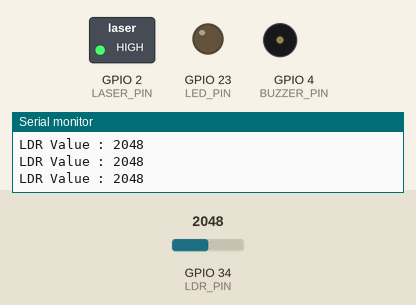
The sketch below on a simulated ESP32. Shown: switched loads named in the sketch (green lamp = pin HIGH), output pins drawn as LEDs (lit = HIGH), buzzer (waves = sounding), the last lines printed to the serial monitor. Inputs (shaded band) come from the test bench; at power-on: GPIO 34 (LDR_PIN) = 2048.

Above: at 1.2 s.
1.3 s: GPIO 34 (LDR_PIN) set to 577
2.8 s: GPIO 34 (LDR_PIN) set to 503
At 3.6 s:
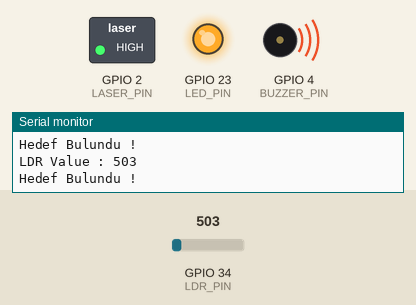
4.3 s: GPIO 34 (LDR_PIN) set to 590
At 4.9 s:
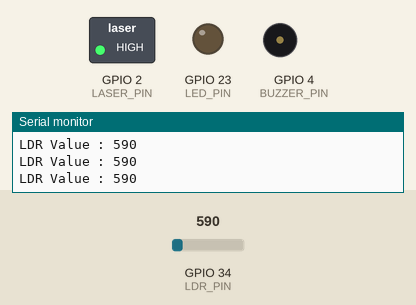
5.8 s: GPIO 34 (LDR_PIN) set to 510
At 6.2 s:
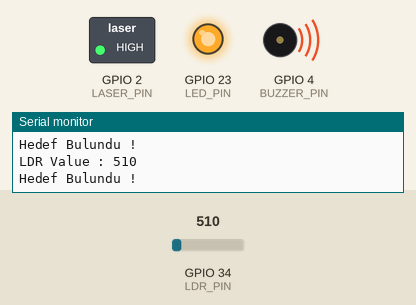
Timing chart, 0 to 8.3 s (numbered marks = the images above; inputs shaded):
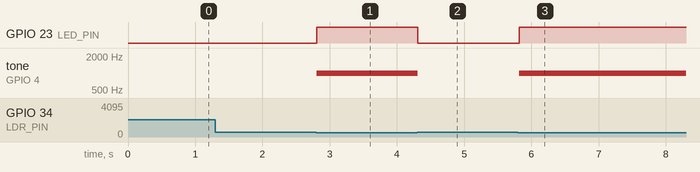

The sketch:

laser_ky008_ldr_ky018.ino
```cpp
#define LDR_PIN 34
#define LASER_PIN 2
#define BUZZER_PIN 4
#define LED_PIN 23

#define THRESHOLD_VALUE 550


void setup() {
  // put your setup code here, to run once:
  pinMode(LASER_PIN,OUTPUT);
  pinMode(BUZZER_PIN,OUTPUT);
  pinMode(LED_PIN,OUTPUT);
  pinMode(LDR_PIN,INPUT);

  Serial.begin(115200);
  Serial.printf("LDR Threshold Value : %d\n",THRESHOLD_VALUE);
  Serial.println("Lazer açık hedef bekleniyor ...");
  digitalWrite(LASER_PIN,HIGH);
}

void loop() {
  // put your main code here, to run repeatedly:
  int ldrValue = analogRead(LDR_PIN);
  Serial.printf("LDR Value : %d\n",ldrValue);
  if(ldrValue < THRESHOLD_VALUE)
  {
    tone(BUZZER_PIN, 1000);
    digitalWrite(LED_PIN,HIGH);
    Serial.println("Hedef Bulundu !");
  }else{
    noTone(BUZZER_PIN);
    digitalWrite(BUZZER_PIN,LOW);
    digitalWrite(LED_PIN,LOW);
  }
  delay(100);
}
```

Measured:
- the behaviour switches between 550 and 549 on GPIO 34 (LDR_PIN) (found by bisection; images 0 and 1)
- after the input at 2.8 s, GPIO 23 (LED_PIN): LOW → HIGH at once; tone on GPIO 4 (BUZZER_PIN): silent → 1000 Hz at once
- after the input at 4.3 s, GPIO 23 (LED_PIN): HIGH → LOW at once; tone on GPIO 4 (BUZZER_PIN): 1000 Hz → silent at once
- after the input at 5.8 s, GPIO 23 (LED_PIN): LOW → HIGH at once; tone on GPIO 4 (BUZZER_PIN): silent → 1000 Hz at once
